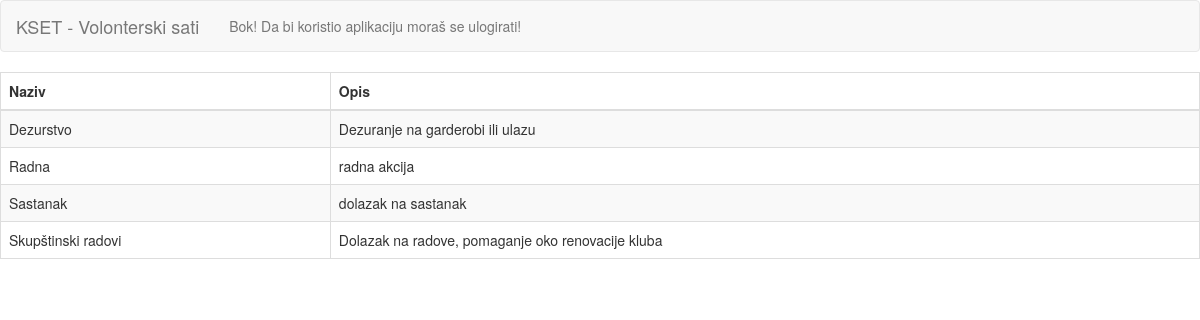
/activities/list_types, run on the app's committed database.
### tables this page shows
CREATE TABLE TIP_AKTIVNOSTI (id integer primary key, naziv text, opis text default '-');

### activities.py (the view)
@activities_bp.route('/list_types', methods=['GET'])
def list_activity_types():
    db = DatabaseController()
    activities = db.get_all_rows_from_table(DatabaseTables.TIP_AKTIVNOSTI)
    activities_list = {}
    for activity in activities:
        activities_list[activity[0]] = activity[1:]
    return render_template("/activities/list_types.html", list_records=activities_list)

### DatabaseController.py (called while the page is built)
    def get_all_rows_from_table(self, table_name):
        query = "SELECT * FROM %s" % table_name
        self.cursor.execute(query)
        return self.cursor.fetchall()

### auth.py (called while the page is built)
@auth_bp.before_app_request
def load_logged_in_user():
    user_id = session.get('user_id')
    if user_id is None:
        g.user = None
    else:
        g.user = DatabaseController().get_row(DatabaseTables.KORISNICKI_RACUNI, 'id', user_id)

### templates/activities/list_types.html (shortened to what this page needs)
{% extends "base.html" %}
{% block content %}
<head>
  <link rel="stylesheet" href="https://maxcdn.bootstrapcdn.com/bootstrap/3.4.0/css/bootstrap.min.css">
</head>
<body>
<table class="table table-striped table-bordered table-hover">
        <thead>
        <tr>
            <th>Naziv</th>
            <th>Opis</th>
        </tr>
        </thead>
        {% for k, v in list_records.items() %}
            <tr class='clickable-row' data-href="{{ url_for('activities.edit_activity_type', type_id = k )}}">
                {% for value in v %}
                    <td>
                        {{ value }}
                    </td>
                {% endfor %}
            </tr>
        {% endfor %}
    </table>
</body>
{% endblock content %}

### data on the page
TIP_AKTIVNOSTI: naziv "Dezurstvo", opis "Dezuranje na garderobi ili ulazu"
TIP_AKTIVNOSTI: naziv "Radna", opis "radna akcija"
TIP_AKTIVNOSTI: naziv "Sastanak", opis "dolazak na sastanak"
TIP_AKTIVNOSTI: naziv "Skupštinski radovi", opis "Dolazak na radove, pomaganje oko renovacije kluba"
